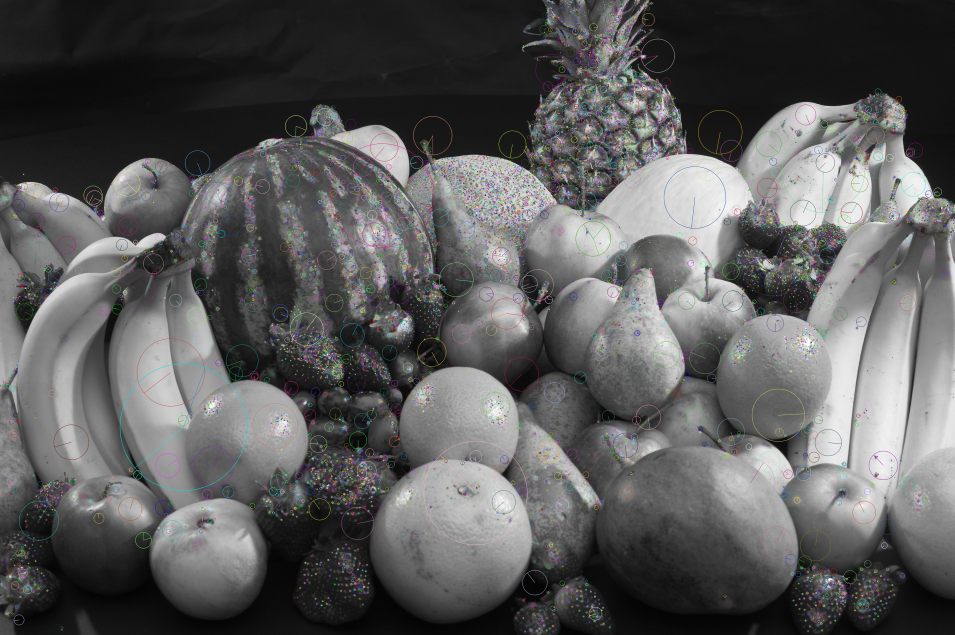
#> input picture sift_keypoints.jpg, 3818 x 2540 px (shown at 1/4 size)
$ python deboxer2.py ../sift_keypoints.jpg
#> lines starting #> are read from the running program, lines starting #| are printed output that depends on the picture
from skimage import data
import numpy as np
import matplotlib.pyplot as plt
import sys
import skimage.segmentation as seg
import cv2
import skimage.draw as draw
import skimage.color as color
from sklearn.cluster import MeanShift, estimate_bandwidth
from moviepy.editor import *

print("Args: " +  str(sys.argv))
if(len(sys.argv) != 2):
    quit()

cap = cv2.VideoCapture(sys.argv[1])
numframes = int(cap.get(cv2.CAP_PROP_FRAME_COUNT))

counter = -1
speedinator = 10

debug = False
showbox = True

ys = []
xs = []

bestx = -1
besty = -1

while(cap.isOpened()):

    #image = cv2.imread(sys.argv[1])

    ret, image = cap.read()
#> image is the input picture: shape (2540, 3818, 3); mean B, G, R 91.1, 91, 91.1

    print("Frame " + str(counter) + "/" + str(numframes))

    counter += 1
    if(counter % speedinator != 0):
        continue

    if(image is None):
        break

    #image = cv2.resize(image, (1920, 1080))
    #image = cv2.resize(image, (0,0), fx = .1, fy = .1)

    # FIXME swap
    width, height = image.shape[:2]
#> width = 2540; height = 3818
    linesize = int(min(width, height)/6)
#> linesize = 423
    #linesize = int(min(width, height)/4


    a = 3
    b = -50
    #image = cv2.convertScaleAbs(image, alpha=a, beta=b)
    #image_slic = seg.slic(image,n_segments=155)
    image_slic = seg.slic(image,n_segments=30)
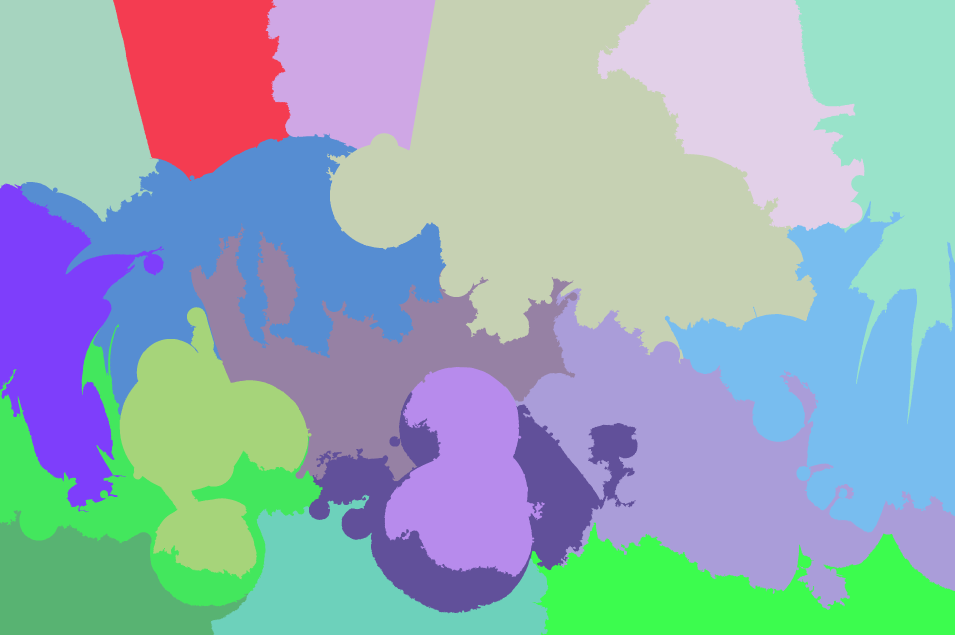
#> image_slic: shape (2540, 3818) int64 (shown at 1/4 size); 18 distinct labels, from 1 to 18; one colour per label, 0 black
    #image_slic = seg.slic(image, n_segments=155, compactness=50)
    #image_slic = seg.slic(image, slic_zero = True)


    image_slic = image_slic.astype(np.uint8)
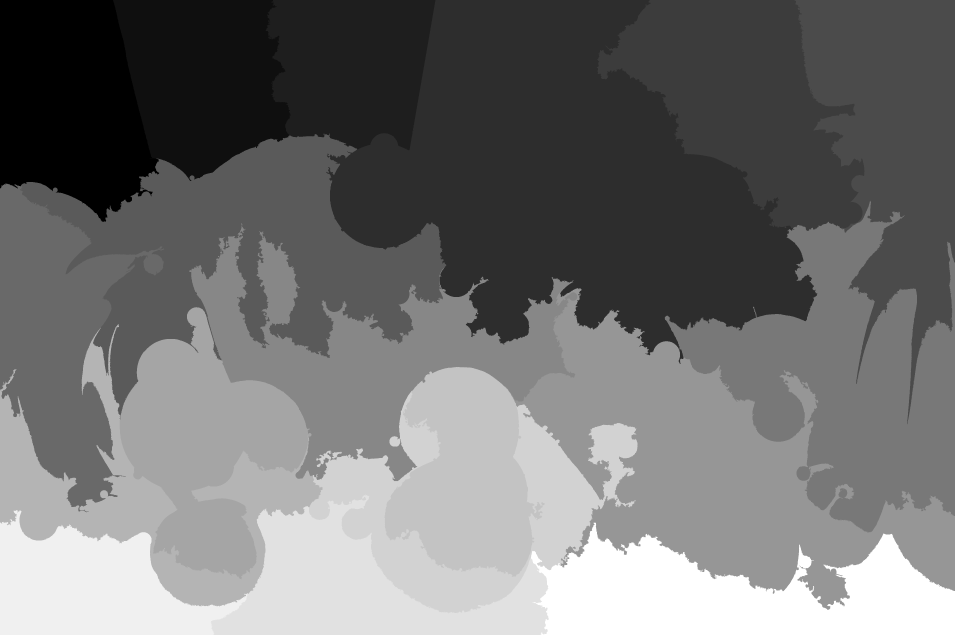
#> image_slic: shape (2540, 3818) (shown at 1/4 size); min 1, max 18, mean 8.57; drawn with min black and max white

    colored = color.label2rgb(image_slic, image, kind='avg')
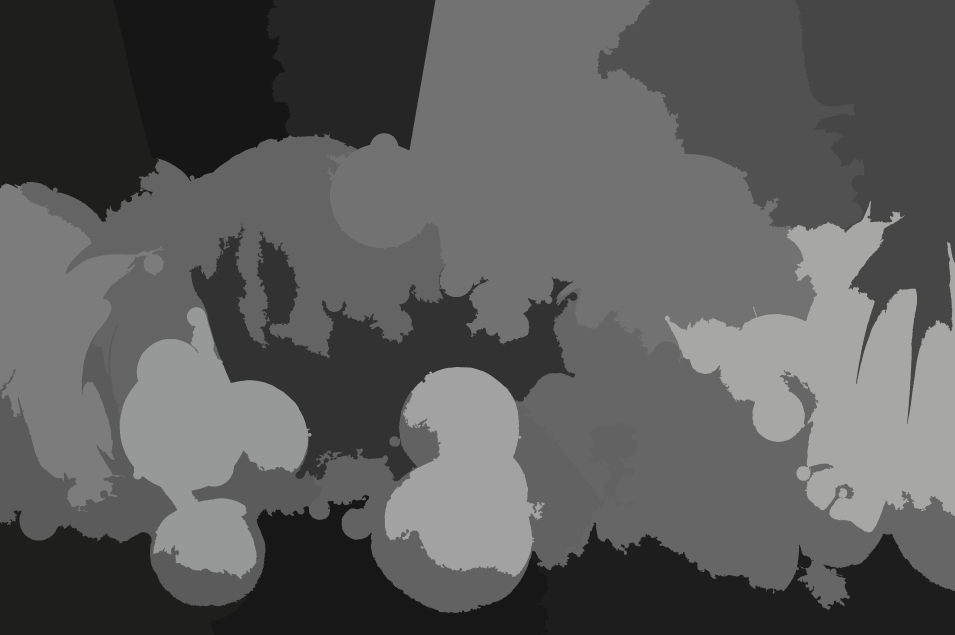
#> colored: shape (2540, 3818, 3) (shown at 1/4 size); mean B, G, R 90.4, 90.6, 90.6
    colored = colored.astype(np.uint8)

    if(debug):
        cv2.imshow('img', colored)
        cv2.waitKey(0)
        cv2.destroyAllWindows()


    import math
    from matplotlib import pyplot as plt

    img = image_slic


    edges = cv2.Canny(img,0,0)
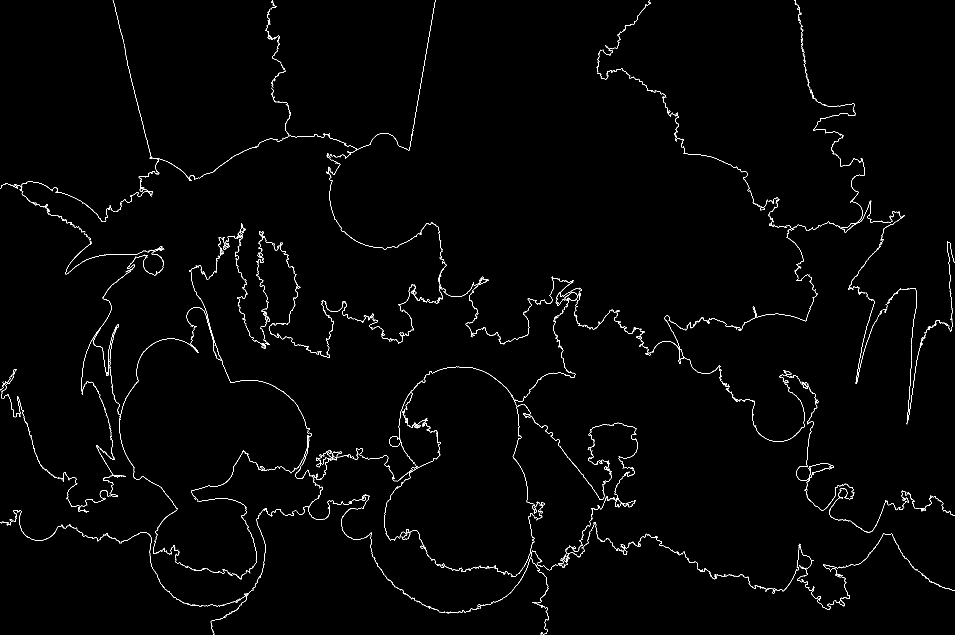
#> edges: shape (2540, 3818) (shown at 1/4 size); 0.66% white in thin lines or dots

    if(debug):
        cv2.imshow('edges', edges)
        cv2.waitKey(0)
        cv2.destroyAllWindows()

    lines = cv2.HoughLines(edges,1,np.pi/180,linesize)
#> lines = None

    tolerance = 1
    index = 0
    maxlines = 220
    intervals = 180
    slotwidth = 360 // intervals
    ortho_dist = 90 // slotwidth
    if(90 % slotwidth != 0):
        print("Error, bad number of intervals. Needs to be divisible by 90 or something. Not entirely sure, math is hard")
    # stores lines as tuples (x0, y0, dx=b, dy=a) based on angle
    organized_lines = [[] for i in range(intervals)]

    if lines is not None:
        for i in range(0, len(lines)):
            index += 1
            if(index > maxlines):
                break

            rho = lines[i][0][0]
            theta = lines[i][0][1]
            a = math.cos(theta)
            b = math.sin(theta)
            x0 = a * rho
            y0 = b * rho
            pt1 = (int(x0 + 1000*(-b)), int(y0 + 1000*(a)))
            pt2 = (int(x0 - 1000*(-b)), int(y0 - 1000*(a)))
            #cv2.line(img, pt1, pt2, (0,0,255), 3, cv2.LINE_AA)

            angle = math.atan2(a, b) * 180/np.pi
            if(angle < 0):
                angle += 360


            horiz = (angle <= tolerance or angle >= 360 - tolerance or abs(angle - 180) <= tolerance)
            vert  = (abs(angle - 90) <= tolerance or abs(angle - 270) <= tolerance)

            if(horiz or vert):
                cv2.line(image, pt1, pt2, (0,0,255), 3, cv2.LINE_AA)

            if(horiz):
                ys.append(y0)
            if(vert):
                xs.append(x0)


            slot = round(angle / slotwidth) % intervals
            organized_lines[slot].append((x0, y0, b, a))

    # [7 lines of commented-out code are left out]

    if(debug):
        cv2.imshow('image',image)
        cv2.waitKey(0)
        cv2.destroyAllWindows()

print("Sizes")
print(len(xs))
print(len(ys))

cap = cv2.VideoCapture(sys.argv[1])
ret, image = cap.read()

# FIXME swap
width, height = image.shape[:2]

xs = np.asarray(xs, dtype=np.float32)
ys = np.asarray(ys, dtype=np.float32)

cx = MeanShift(bandwidth = width/100).fit(xs.reshape(-1, 1))
cy = MeanShift(bandwidth = height/100).fit(ys.reshape(-1, 1))


print(cx.cluster_centers_)
print(cy.cluster_centers_)

print("Counts")
print(np.bincount(cx.labels_))
print(np.bincount(cy.labels_))

mx_ind = np.argmax(np.bincount(cx.labels_), axis=0)
my_ind = np.argmax(np.bincount(cy.labels_), axis=0)

mx = cx.cluster_centers_[mx_ind]
my = cy.cluster_centers_[my_ind]

print("xs, max ind, count is ")
print(mx_ind)
print(np.bincount(cx.labels_)[mx_ind])
for i in range(0, cx.cluster_centers_.shape[0]):
    print("cur is " + str(np.bincount(cx.labels_)[i]))

    if(np.bincount(cx.labels_)[i] < np.bincount(cx.labels_)[mx_ind] / 2):
        continue

    print("not skipped")

    x = cx.cluster_centers_[i]

    pt1 = (x, 0)
    pt2 = (x, height - 1)
    cv2.line(image, pt1, pt2, (0,0,255), 3, cv2.LINE_AA)

for i in range(0, cy.cluster_centers_.shape[0]):

    if(np.bincount(cy.labels_)[i] < np.bincount(cy.labels_)[my_ind] / 2):
        continue

    y = cy.cluster_centers_[i]


    pt1 = (0, y)
    pt2 = (width - 1, y)
    cv2.line(image, pt1, pt2, (0,0,255), 3, cv2.LINE_AA)

pt1 = (mx, 0)
pt2 = (mx, height - 1)
cv2.line(image, pt1, pt2, (255,0,0), 3, cv2.LINE_AA)
bestx = int(mx[0])

pt1 = (0, my)
pt2 = (width - 1, my)
cv2.line(image, pt1, pt2, (255,0,0), 3, cv2.LINE_AA)
besty = int(my[0])

if(showbox):
    cv2.imshow('image',image)
    cv2.waitKey(0)
    cv2.destroyAllWindows()

print("================================================================ END LINE DETECTION ==============================================================================")

diffcounts = [0, 0, 0, 0]
counter = -1

while(cap.isOpened()):

    #image = cv2.imread(sys.argv[1])

    ret, image = cap.read()

    print("Frame " + str(counter) + "/" + str(numframes))

    counter += 1
    if(counter % speedinator != 0):
        continue

    if(image is None):
        break

    #image = cv2.resize(image, (1920, 1080))
    # FIXME swap
    width, height = image.shape[:2]

    subimgs = [image[0:bestx, 0:besty], image[bestx:width, 0:besty], image[0:bestx, besty:height], image[bestx:width, besty:height]]

    diffs = [0, 0, 0, 0]

    # histogram stuff
    h_bins = 50
    s_bins = 60
    histSize = [h_bins, s_bins]

    h_ranges = [0, 180]
    s_ranges = [0, 256]
    ranges = h_ranges + s_ranges
    channels = [0, 1]

    def ashist(img):
        csv = cv2.cvtColor(img, cv2.COLOR_BGR2HSV)
        hist = cv2.calcHist([csv], channels, None, histSize, ranges, accumulate=False)
        cv2.normalize(hist, hist, alpha=0, beta=1, norm_type=cv2.NORM_MINMAX)
        return hist

    #print("FIXME subimgs size")

    hists = list(map(ashist, subimgs))

    for i in range(4):
        for j in range(4):
            if(i == j):
                continue
            diffs[i] += 1 - cv2.compareHist(hists[i], hists[j], 0) # correlation

    diffcounts[diffs.index(max(diffs))] += 1

print(diffcounts)

outbox = diffcounts.index(max(diffcounts))

cap = cv2.VideoCapture(sys.argv[1])
ret, image = cap.read()
#width, height = image.shape[:2]
height, width = image.shape[:2]

xl, yl, xh, yh = (0, 0, 0, 0)

if(outbox == 0):
    xl, yl, xh, yh = (0, 0, bestx, besty)

if(outbox == 1):
    xl, yl, xh, yh = (bestx, 0, width-1, besty)

if(outbox == 2):
    xl, yl, xh, yh = (0, besty, bestx, height-1)

if(outbox == 3):
    xl, yl, xh, yh = (bestx, besty, width-1, height-1)


print(width)
print(height)
print(xh)
print(yh)
cv2.rectangle(image, (xl, yl), (xh, yh), (255,0,0), -1)

if(showbox):
    cv2.imshow('image',image)
    cv2.waitKey(0)
    cv2.destroyAllWindows()


video = VideoFileClip(sys.argv[1])
boxvideo = video.crop(x1 = xl, y1 = yl, x2 = xh, y2 = yh)

boxvideo.write_videofile("boxvideo.mp4")

def drawrect(frame):
    cv2.rectangle(frame, (xl, yl), (xh, yh), (0,0,0), -1)
    return frame

outervideo = video.fl_image(drawrect)

outervideo.write_videofile("outervideo.mp4")
